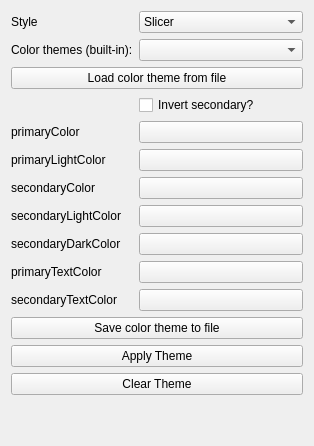
<?xml version="1.0" encoding="UTF-8"?>
<ui version="4.0">
 <class>Themes</class>
 <widget class="qMRMLWidget" name="Themes">
  <property name="geometry">
   <rect>
    <x>0</x>
    <y>0</y>
    <width>314</width>
    <height>446</height>
   </rect>
  </property>
  <layout class="QVBoxLayout" name="verticalLayout">
   <item>
    <layout class="QFormLayout" name="formLayout">
     <item row="0" column="0">
      <widget class="QLabel" name="label_9">
       <property name="text">
        <string>Style</string>
       </property>
      </widget>
     </item>
     <item row="0" column="1">
      <widget class="QComboBox" name="StyleComboBox">
       <item>
        <property name="text">
         <string>Slicer</string>
        </property>
       </item>
       <item>
        <property name="text">
         <string>Material</string>
        </property>
       </item>
      </widget>
     </item>
     <item row="1" column="0">
      <widget class="QLabel" name="label">
       <property name="text">
        <string>Color themes (built-in):</string>
       </property>
      </widget>
     </item>
     <item row="1" column="1">
      <widget class="QComboBox" name="ThemeComboBox"/>
     </item>
     <item row="3" column="0">
      <widget class="QLabel" name="label_10">
       <property name="text">
        <string/>
       </property>
      </widget>
     </item>
     <item row="3" column="1">
      <widget class="QCheckBox" name="InvertCheckBox">
       <property name="text">
        <string>Invert secondary?</string>
       </property>
      </widget>
     </item>
     <item row="4" column="0">
      <widget class="QLabel" name="label_3">
       <property name="text">
        <string>primaryColor</string>
       </property>
      </widget>
     </item>
     <item row="4" column="1">
      <widget class="ctkColorPickerButton" name="primaryColorPickerButton"/>
     </item>
     <item row="5" column="0">
      <widget class="QLabel" name="label_2">
       <property name="text">
        <string>primaryLightColor</string>
       </property>
      </widget>
     </item>
     <item row="5" column="1">
      <widget class="ctkColorPickerButton" name="primaryLightColorPickerButton"/>
     </item>
     <item row="6" column="0">
      <widget class="QLabel" name="label_4">
       <property name="text">
        <string>secondaryColor</string>
       </property>
      </widget>
     </item>
     <item row="6" column="1">
      <widget class="ctkColorPickerButton" name="secondaryColorPickerButton"/>
     </item>
     <item row="7" column="0">
      <widget class="QLabel" name="label_5">
       <property name="text">
        <string>secondaryLightColor</string>
       </property>
      </widget>
     </item>
     <item row="7" column="1">
      <widget class="ctkColorPickerButton" name="secondaryLightColorPickerButton"/>
     </item>
     <item row="8" column="0">
      <widget class="QLabel" name="label_6">
       <property name="text">
        <string>secondaryDarkColor</string>
       </property>
      </widget>
     </item>
     <item row="8" column="1">
      <widget class="ctkColorPickerButton" name="secondaryDarkColorPickerButton"/>
     </item>
     <item row="9" column="0">
      <widget class="QLabel" name="label_7">
       <property name="text">
        <string>primaryTextColor</string>
       </property>
      </widget>
     </item>
     <item row="9" column="1">
      <widget class="ctkColorPickerButton" name="primaryTextColorPickerButton"/>
     </item>
     <item row="10" column="0">
      <widget class="QLabel" name="label_8">
       <property name="text">
        <string>secondaryTextColor</string>
       </property>
      </widget>
     </item>
     <item row="10" column="1">
      <widget class="ctkColorPickerButton" name="secondaryTextColorPickerButton"/>
     </item>
     <item row="2" column="0" colspan="2">
      <widget class="QPushButton" name="loadColorThemeButton">
       <property name="text">
        <string>Load color theme from file</string>
       </property>
      </widget>
     </item>
    </layout>
   </item>
   <item>
    <widget class="QPushButton" name="saveThemeButton">
     <property name="text">
      <string>Save color theme to file</string>
     </property>
    </widget>
   </item>
   <item>
    <widget class="QPushButton" name="applyButton">
     <property name="enabled">
      <bool>true</bool>
     </property>
     <property name="toolTip">
      <string>Run the algorithm.</string>
     </property>
     <property name="text">
      <string>Apply Theme</string>
     </property>
    </widget>
   </item>
   <item>
    <widget class="QPushButton" name="clearButton">
     <property name="text">
      <string>Clear Theme</string>
     </property>
    </widget>
   </item>
   <item>
    <spacer name="verticalSpacer">
     <property name="orientation">
      <enum>Qt::Vertical</enum>
     </property>
     <property name="sizeHint" stdset="0">
      <size>
       <width>20</width>
       <height>40</height>
      </size>
     </property>
    </spacer>
   </item>
  </layout>
 </widget>
 <customwidgets>
  <customwidget>
   <class>ctkColorPickerButton</class>
   <extends>QPushButton</extends>
   <header>ctkColorPickerButton.h</header>
  </customwidget>
  <customwidget>
   <class>qMRMLWidget</class>
   <extends>QWidget</extends>
   <header>qMRMLWidget.h</header>
   <container>1</container>
  </customwidget>
 </customwidgets>
 <resources/>
 <connections/>
</ui>
